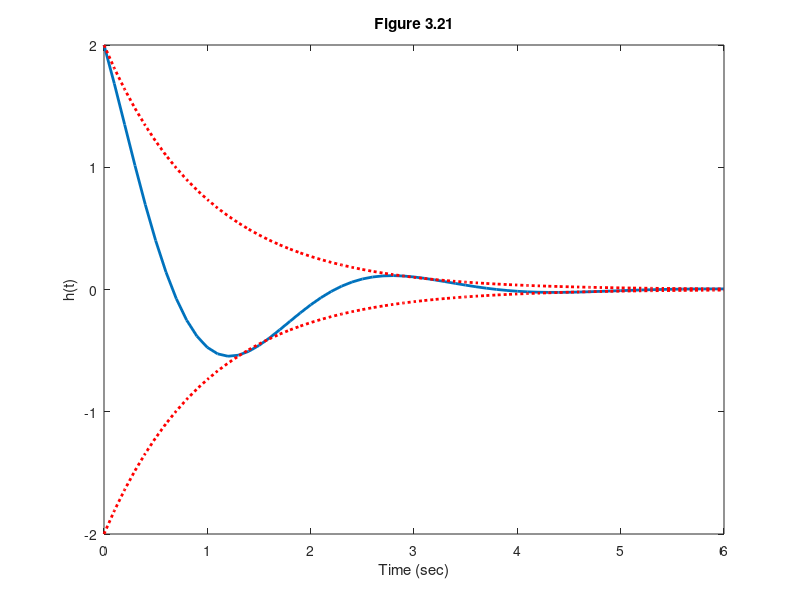

MATLAB code to generate this figure: (Note: this script raises an error after producing the figure.)
%  Figure 3.21     Feedback Control of Dynamic Systems, 6e
%                        Franklin, Powell, Emami
% script to generate Fig. 3.21
% fig3_21.m 
clf;
num=[2 1];    % form transfer function
den=[1 2 5];
sys=tf(num,den); % form system
t=0:.1:6;        % define time vector
y=impulse(sys,t); % compute impulse response
plot(t,y,'LineWidth',2)
hold on
% compute 2e^(-t)
ne=2;
de=[1 1];
syse=tf(ne,de);
ye=impulse(syse,t);
plot(t,ye,':r','LineWidth',2)
plot(t,-ye,':r','LineWidth',2),
axis([0 6 -2 2])
hold off
title('Figure 3.21')
xlabel('Time (sec)')
ylabel('h(t)')
% grid
nicegrid
